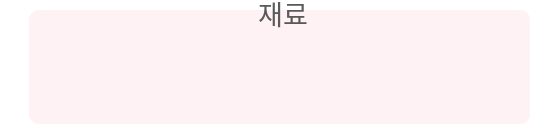
<?xml version="1.0" encoding="UTF-8"?>
<ui version="4.0">
 <class>Form</class>
 <widget class="QWidget" name="Form">
  <property name="geometry">
   <rect>
    <x>0</x>
    <y>0</y>
    <width>543</width>
    <height>130</height>
   </rect>
  </property>
  <property name="windowTitle">
   <string>Form</string>
  </property>
  <widget class="QWidget" name="widget" native="true">
   <property name="geometry">
    <rect>
     <x>0</x>
     <y>0</y>
     <width>543</width>
     <height>130</height>
    </rect>
   </property>
   <property name="styleSheet">
    <string notr="true">background-color: rgb(255, 255, 255);</string>
   </property>
   <widget class="QWidget" name="widget_2" native="true">
    <property name="geometry">
     <rect>
      <x>29</x>
      <y>10</y>
      <width>501</width>
      <height>114</height>
     </rect>
    </property>
    <property name="styleSheet">
     <string notr="true">background-color: rgb(254, 242, 244);
border-width:0px;
border-style:solid;
border-radius:10px;</string>
    </property>
    <widget class="QTextEdit" name="textEdit">
     <property name="geometry">
      <rect>
       <x>60</x>
       <y>30</y>
       <width>371</width>
       <height>61</height>
      </rect>
     </property>
     <property name="font">
      <font>
       <family>티머니 둥근바람 ExtraBold</family>
       <pointsize>12</pointsize>
      </font>
     </property>
     <property name="styleSheet">
      <string notr="true">color: rgb(90, 90, 90);</string>
     </property>
     <property name="readOnly">
      <bool>true</bool>
     </property>
    </widget>
   </widget>
   <widget class="QLabel" name="label">
    <property name="geometry">
     <rect>
      <x>255</x>
      <y>-3</y>
      <width>56</width>
      <height>31</height>
     </rect>
    </property>
    <property name="font">
     <font>
      <family>티머니 둥근바람 ExtraBold</family>
      <pointsize>20</pointsize>
     </font>
    </property>
    <property name="styleSheet">
     <string notr="true">background-color: rgba(255, 255, 255, 0);
color: rgb(90, 90, 90);</string>
    </property>
    <property name="text">
     <string>재료</string>
    </property>
    <property name="alignment">
     <set>Qt::AlignCenter</set>
    </property>
   </widget>
  </widget>
 </widget>
 <resources/>
 <connections/>
</ui>
